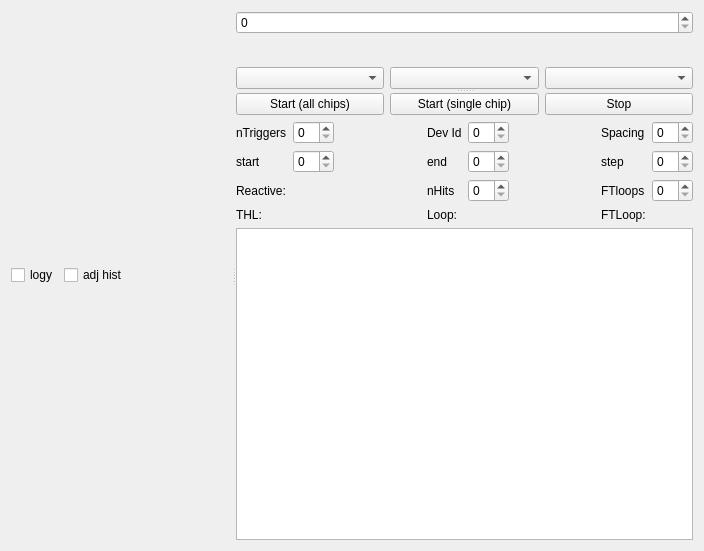
<?xml version="1.0" encoding="UTF-8"?>
<ui version="4.0">
 <class>QCstmEqualization</class>
 <widget class="QWidget" name="QCstmEqualization">
  <property name="geometry">
   <rect>
    <x>0</x>
    <y>0</y>
    <width>704</width>
    <height>551</height>
   </rect>
  </property>
  <property name="windowTitle">
   <string>Form</string>
  </property>
  <layout class="QHBoxLayout" name="horizontalLayout_10">
   <item>
    <widget class="QSplitter" name="mainSplitter">
     <property name="orientation">
      <enum>Qt::Horizontal</enum>
     </property>
     <widget class="QWidget" name="layoutWidget">
      <layout class="QVBoxLayout" name="verticalLayoutBarChartEq" stretch="0,0">
       <item>
        <layout class="QHBoxLayout" name="horizontalLayoutEqHistos"/>
       </item>
       <item>
        <layout class="QHBoxLayout" name="horizontalLayout_3">
         <item>
          <widget class="QCheckBox" name="logYCheckBox">
           <property name="text">
            <string>logy</string>
           </property>
          </widget>
         </item>
         <item>
          <widget class="QCheckBox" name="checkBox">
           <property name="text">
            <string>adj hist</string>
           </property>
          </widget>
         </item>
         <item>
          <spacer name="horizontalSpacer_2">
           <property name="orientation">
            <enum>Qt::Horizontal</enum>
           </property>
           <property name="sizeHint" stdset="0">
            <size>
             <width>40</width>
             <height>20</height>
            </size>
           </property>
          </spacer>
         </item>
        </layout>
       </item>
      </layout>
     </widget>
     <widget class="QSplitter" name="histSetupSplitter">
      <property name="orientation">
       <enum>Qt::Vertical</enum>
      </property>
      <widget class="QWidget" name="layoutWidget">
       <layout class="QVBoxLayout" name="verticalLayout_2" stretch="0,1,0">
        <item>
         <widget class="QSpinBox" name="frameSpinner">
          <property name="maximum">
           <number>99999</number>
          </property>
         </widget>
        </item>
        <item>
         <widget class="QCstmPlotHeatmap" name="_intermediatePlot" native="true"/>
        </item>
        <item>
         <layout class="QHBoxLayout" name="horizontalLayout_2">
          <item>
           <widget class="QComboBox" name="equalizationTHLTHHCombo"/>
          </item>
          <item>
           <widget class="QComboBox" name="equalizationTypeCombo"/>
          </item>
          <item>
           <widget class="QComboBox" name="equalizationSelectTHLTHHCombo"/>
          </item>
         </layout>
        </item>
       </layout>
      </widget>
      <widget class="QWidget" name="layoutWidget">
       <layout class="QVBoxLayout" name="verticalLayout_10">
        <item>
         <layout class="QHBoxLayout" name="horizontalLayout">
          <item>
           <widget class="QPushButton" name="_startEqAll">
            <property name="text">
             <string>Start (all chips)</string>
            </property>
           </widget>
          </item>
          <item>
           <widget class="QPushButton" name="_startEq">
            <property name="text">
             <string>Start (single chip)</string>
            </property>
           </widget>
          </item>
          <item>
           <widget class="QPushButton" name="_stopEq">
            <property name="text">
             <string>Stop</string>
            </property>
           </widget>
          </item>
         </layout>
        </item>
        <item>
         <layout class="QVBoxLayout" name="verticalLayout_9">
          <item>
           <layout class="QGridLayout" name="gridLayout">
            <item row="1" column="3">
             <widget class="QLabel" name="label_2">
              <property name="text">
               <string>end</string>
              </property>
             </widget>
            </item>
            <item row="0" column="5">
             <spacer name="horizontalSpacer_6">
              <property name="orientation">
               <enum>Qt::Horizontal</enum>
              </property>
              <property name="sizeHint" stdset="0">
               <size>
                <width>0</width>
                <height>0</height>
               </size>
              </property>
             </spacer>
            </item>
            <item row="0" column="3">
             <widget class="QLabel" name="eqLabelDevId">
              <property name="text">
               <string>Dev Id</string>
              </property>
             </widget>
            </item>
            <item row="0" column="0">
             <widget class="QLabel" name="eqLabelnTriggers">
              <property name="text">
               <string>nTriggers</string>
              </property>
             </widget>
            </item>
            <item row="1" column="6">
             <widget class="QLabel" name="label_3">
              <property name="text">
               <string>step</string>
              </property>
             </widget>
            </item>
            <item row="0" column="4">
             <widget class="QSpinBox" name="devIdSpinBox">
              <property name="keyboardTracking">
               <bool>false</bool>
              </property>
             </widget>
            </item>
            <item row="0" column="6">
             <widget class="QLabel" name="eqLabelSpacing">
              <property name="text">
               <string>Spacing</string>
              </property>
             </widget>
            </item>
            <item row="1" column="0">
             <widget class="QLabel" name="label">
              <property name="text">
               <string>start</string>
              </property>
             </widget>
            </item>
            <item row="0" column="7">
             <widget class="QSpinBox" name="spacingSpinBox">
              <property name="keyboardTracking">
               <bool>false</bool>
              </property>
             </widget>
            </item>
            <item row="0" column="1">
             <widget class="QSpinBox" name="nTriggersSpinBox">
              <property name="keyboardTracking">
               <bool>false</bool>
              </property>
             </widget>
            </item>
            <item row="1" column="1">
             <widget class="QSpinBox" name="eqMinSpinBox">
              <property name="keyboardTracking">
               <bool>false</bool>
              </property>
             </widget>
            </item>
            <item row="1" column="4">
             <widget class="QSpinBox" name="eqMaxSpinBox">
              <property name="keyboardTracking">
               <bool>false</bool>
              </property>
             </widget>
            </item>
            <item row="1" column="7">
             <widget class="QSpinBox" name="eqStepSpinBox">
              <property name="keyboardTracking">
               <bool>false</bool>
              </property>
             </widget>
            </item>
            <item row="1" column="2">
             <spacer name="horizontalSpacer">
              <property name="orientation">
               <enum>Qt::Horizontal</enum>
              </property>
              <property name="sizeHint" stdset="0">
               <size>
                <width>40</width>
                <height>20</height>
               </size>
              </property>
             </spacer>
            </item>
            <item row="0" column="2">
             <spacer name="horizontalSpacer_5">
              <property name="orientation">
               <enum>Qt::Horizontal</enum>
              </property>
              <property name="sizeHint" stdset="0">
               <size>
                <width>0</width>
                <height>0</height>
               </size>
              </property>
             </spacer>
            </item>
            <item row="3" column="3">
             <widget class="QLabel" name="label_6">
              <property name="toolTip">
               <string>Mask loop progress</string>
              </property>
              <property name="text">
               <string>Loop:</string>
              </property>
             </widget>
            </item>
            <item row="3" column="4">
             <widget class="QLabel" name="eqLabelLoopProgress">
              <property name="toolTip">
               <string>Mask loop progress</string>
              </property>
              <property name="text">
               <string/>
              </property>
             </widget>
            </item>
            <item row="3" column="6">
             <widget class="QLabel" name="label_4">
              <property name="toolTip">
               <string>Fine tuning loop progress</string>
              </property>
              <property name="text">
               <string>FTLoop:</string>
              </property>
             </widget>
            </item>
            <item row="3" column="7">
             <widget class="QLabel" name="eqLabelFineTuningLoopProgress">
              <property name="toolTip">
               <string>Fine tuning loop progress</string>
              </property>
              <property name="text">
               <string/>
              </property>
             </widget>
            </item>
            <item row="2" column="7">
             <widget class="QSpinBox" name="fineTuningLoopsSpinBox"/>
            </item>
            <item row="2" column="6">
             <widget class="QLabel" name="eqSigmaMaskingSpinBox">
              <property name="text">
               <string>FTloops</string>
              </property>
             </widget>
            </item>
            <item row="2" column="4">
             <widget class="QSpinBox" name="nHitsSpinBox"/>
            </item>
            <item row="2" column="3">
             <widget class="QLabel" name="label_8">
              <property name="text">
               <string>nHits</string>
              </property>
             </widget>
            </item>
            <item row="3" column="0">
             <widget class="QLabel" name="thxLabel">
              <property name="text">
               <string>THL:</string>
              </property>
             </widget>
            </item>
            <item row="3" column="1">
             <widget class="QLabel" name="eqLabelTHLCurrentValue">
              <property name="layoutDirection">
               <enum>Qt::RightToLeft</enum>
              </property>
              <property name="text">
               <string/>
              </property>
             </widget>
            </item>
            <item row="2" column="1">
             <widget class="QLabel" name="eqLabelNPixelsReactive">
              <property name="toolTip">
               <string>Number of pixels reacting</string>
              </property>
              <property name="layoutDirection">
               <enum>Qt::RightToLeft</enum>
              </property>
              <property name="text">
               <string/>
              </property>
             </widget>
            </item>
            <item row="2" column="0">
             <widget class="QLabel" name="label_5">
              <property name="toolTip">
               <string>Number of pixels reacting</string>
              </property>
              <property name="text">
               <string>Reactive:</string>
              </property>
             </widget>
            </item>
           </layout>
          </item>
         </layout>
        </item>
        <item>
         <widget class="QTextBrowser" name="eqTextBrowser"/>
        </item>
       </layout>
      </widget>
     </widget>
    </widget>
   </item>
  </layout>
 </widget>
 <customwidgets>
  <customwidget>
   <class>QCstmPlotHeatmap</class>
   <extends>QWidget</extends>
   <header>qcstmplotheatmap.h</header>
   <container>1</container>
   <slots>
    <signal>dataRangeChanged(QCPRange)</signal>
    <signal>plotCountChanged(int)</signal>
    <signal>activePlotChanged(int)</signal>
    <signal>nouseOverChanged(QString)</signal>
    <slot>setHeatmap(QCPColorGradient)</slot>
    <slot>changeRange(QCPRange)</slot>
    <slot>setActive(int)</slot>
   </slots>
  </customwidget>
 </customwidgets>
 <resources/>
 <connections/>
</ui>
